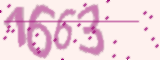
#> input picture machinelearning/captchaCnn/1663.jpg, 160 x 60 px
$ python -i genIDCard.py   (imports and definitions only)
#> lines starting #> are read from the running program, lines starting #| are printed output that depends on the picture
#!/usr/bin/env python
# -*- coding: utf-8 -*-
"""
身份证文字+数字生成类

"""
import numpy as np
import freetype
import copy
import random
import cv2
import matplotlib.pyplot as plt
#from captcha.image import ImageCaptcha  # pip install captcha
from PIL import Image, ImageDraw
from skimage import color, io, data

class put_chinese_text(object):
    def __init__(self, ttf):
        self._face = freetype.Face(ttf)

    # [83 lines left out: functions draw_text, draw_string, draw_ft_bitmap, not called in this run]


class gen_id_card(object):
    # [223 lines left out: functions __init__, random_text, gen_image, char2vec, vec2text, sparse_tuple_from and 6 more, not called in this run]


def clearNoise(image, G = 0, N = 2, Z = 1):
    draw = ImageDraw.Draw(image)
    for i in range(0, Z):
        for x in range(1, image.size[0] - 1):
            for y in range(1, image.size[1] - 1):
                color = getPixel(image, x, y, G, N)
                if color != None:
                    draw.point((x, y), color)


# [67 lines not run here, left out]

>>> import cv2
>>> picture = cv2.imread('../captchaCnn/1663.jpg', cv2.IMREAD_GRAYSCALE)
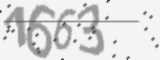
#> picture: shape (60, 160); min 72, max 244, mean 219.9
>>> result = clearNoise(picture)
#> (the run stopped early here; a loop or call above may not have finished)

$ run again, on machinelearning/captchaCnn/3233.jpg
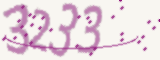
#> input picture machinelearning/captchaCnn/3233.jpg, 160 x 60 px
#> `picture = cv2.imread('../captchaCnn/1663.jpg', cv2.IMREAD_GRAYSCALE)`:
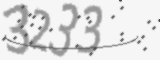
#> picture: shape (60, 160); min 72, max 246, mean 223.8

$ run again, on machinelearning/captchaCnn/ZXKm.jpg
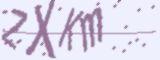
#> input picture machinelearning/captchaCnn/ZXKm.jpg, 160 x 60 px
#> `picture = cv2.imread('../captchaCnn/1663.jpg', cv2.IMREAD_GRAYSCALE)`:
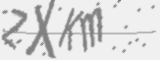
#> picture: shape (60, 160); min 125, max 240, mean 218.9
